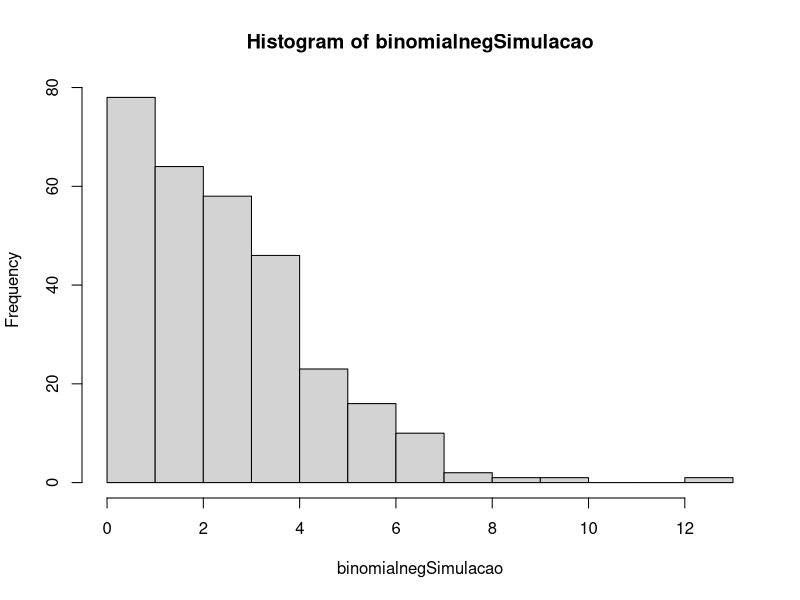
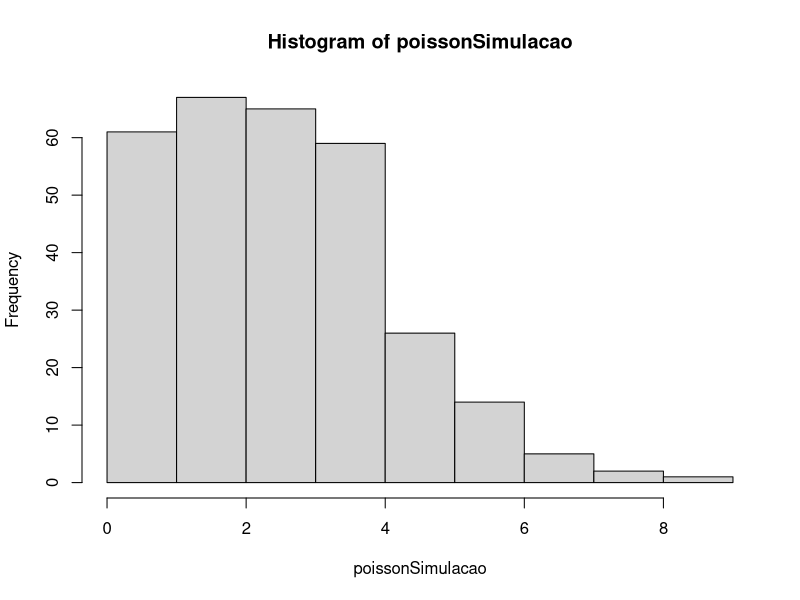

Source code (R) for these figures, in order: (Note: this script raises an error after producing the figures.)
# o R como calculadora

binomialnegSimulacao <- rnbinom(300, mu = 3, size = 10)

poissonSimulacao <- rpois(300, 3)

hist(binomialnegSimulacao)
hist(poissonSimulacao)

binomialnegSimulacao + poissonSimulacao # soma as distribuições

poissonSimulacao + 100 # soma 100 a cada elemento

poissonSimulacao^2 # eleva ao quadrado

poissonSimulacao * binomialnegSimulacao # multiplica

round(distNormalSimulacao, 0) # arredonda o vetor para inteiros

ceiling(distNormalSimulacao) # arredonda para cima

floor(distNormalSimulacao) # arredonda para baixo

distNormalSimulacao %% poissonSimulacao # módulo dos vetores

# também podemos usar funções estatísticas no R

# média
mean(poissonSimulacao)
mean(binomialnegSimulacao)

# mediana
median(poissonSimulacao)
median(binomialnegSimulacao)

# desvio padrão
sd(poissonSimulacao)
sd(binomialnegSimulacao)

# variância
var(poissonSimulacao)
var(binomialnegSimulacao)

# uma aplicação prática?? vamos centralizar a nossa simulação poisson
poissonSimulacaoCentral <- poissonSimulacao - mean(poissonSimulacao)
hist(poissonSimulacao)
hist(poissonSimulacaoCentral)
